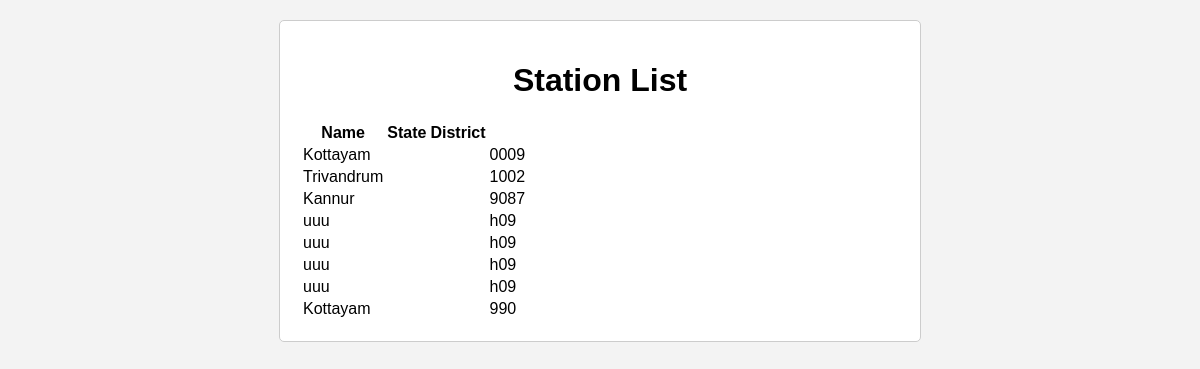
The page /station_list/ on the database as committed earlier.
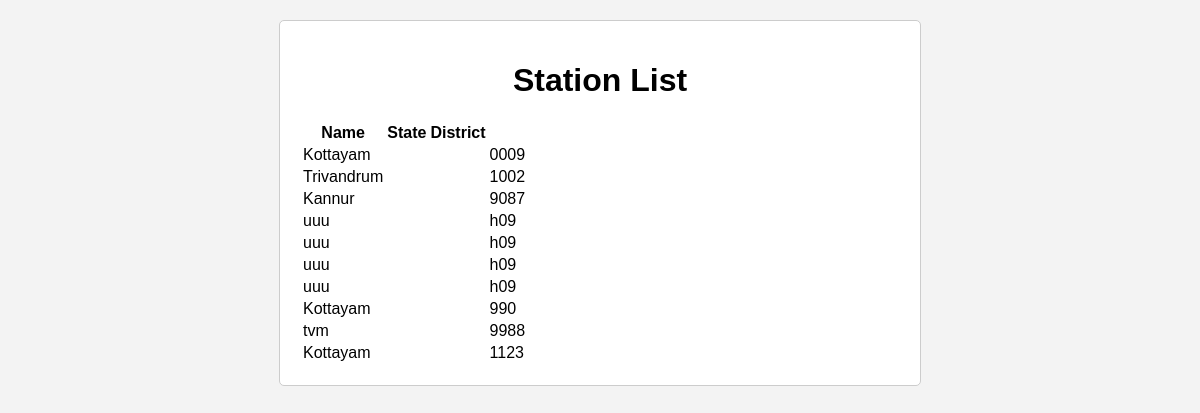
The same page on the database as committed later.
### myApp/models.py (models this page shows, shortened)
class Station(models.Model):
    station_name = models.CharField(max_length=255)
    code = models.CharField(max_length=10)

### myApp/views.py (the view)
# urls.py: path('station_list/', views.station_list, name='station_list'),
def station_list(request):
    stations = Station.objects.all()
    return render(request, 'station_list.html', {'stations': stations})

### templates/station_list.html (shortened to what this page needs)
<!DOCTYPE html>
<html>
<head>
</head>
<body>
    <div class="container">
        <h1>Station List</h1>
        <table>
            <tr>
                <th>Name</th>
                <th>State</th>
                <th>District</th>
            </tr>
            {% for station in stations %}
                <tr>
                    <td>{{ station.station_name }}</td>
                    <td>{{ station.state }}</td>
                    <td>{{ station.district }}</td>
                    <td>{{ station.code }}</td>
                </tr>
            {% empty %}
                <tr>
                    <td colspan="3">No stations available.</td>
                </tr>
            {% endfor %}
        </table>
    </div>
</body>
</html>

Rows that differ between the two databases and show on the page:
added Station: station_name "tvm", code "9988"
added Station: station_name "Kottayam", code "1123"
